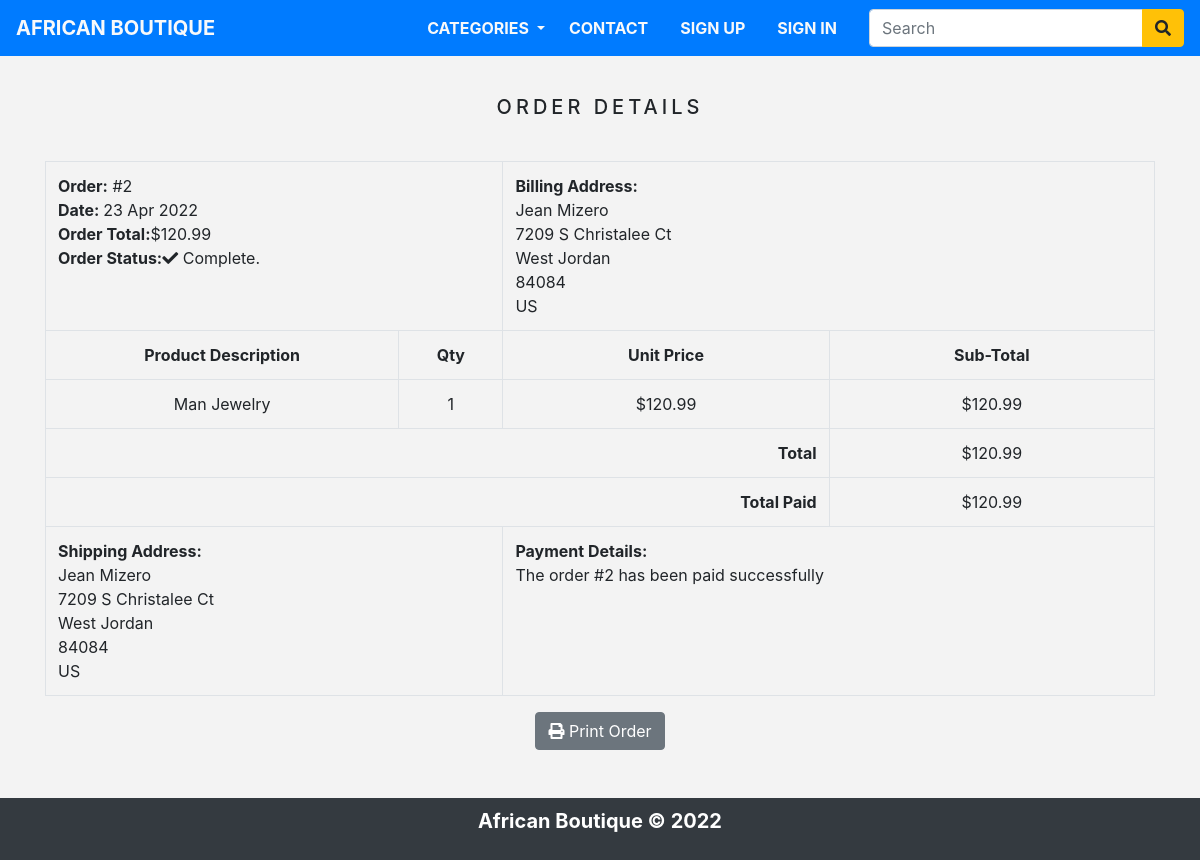
The app's page /order/2 (signed in) with its own data.
### store/models.py (models this page shows, shortened)
class Order(models.Model):
    token = models.CharField(max_length=250, blank=True)
    total = models.DecimalField(max_digits=10, decimal_places=2, verbose_name='USD Order Total')
    emailAddress = models.EmailField(max_length=250, blank=True, verbose_name='Email Address')
    created = models.DateTimeField(auto_now_add=True)
    billingName = models.CharField(max_length=250, blank=True)
    billingAddress1 = models.CharField(max_length=250, blank=True)
    billingCity = models.CharField(max_length=250, blank=True)
    billingPostcode = models.CharField(max_length=250, blank=True)
    billingCountry = models.CharField(max_length=250, blank=True)
    shippingName = models.CharField(max_length=250, blank=True)
    shippingAddress1 = models.CharField(max_length=250, blank=True)
    shippingCity = models.CharField(max_length=250, blank=True)
    shippingPostcode = models.CharField(max_length=250, blank=True)
    shippingCountry = models.CharField(max_length=250, blank=True)
    class Meta:
        db_table = 'Order'
        ordering = ['-created']

class OrderItem(models.Model):
    product = models.CharField(max_length=250)
    quantity = models.IntegerField()
    price = models.DecimalField(max_digits=10, decimal_places=2, verbose_name='USD Price')
    order = models.ForeignKey(Order, on_delete=models.CASCADE)
    class Meta:
        db_table = 'OrderItem'
    def sub_total(self):
        return self.quantity * self.price

### store/views.py (the view)
# urls.py: path('order/<int:order_id>', views.viewOrder, name='order_detail'),
@login_required(redirect_field_name='next', login_url='signin')
def viewOrder(request, order_id):
    if request.user.is_authenticated:
        email = str(request.user.email)
        order = Order.objects.get(id=order_id, emailAddress=email)
        order_items = OrderItem.objects.filter(order=order)
    return render(request, 'order_detail.html', {'order': order, 'order_items': order_items})

### store/context_processors.py (called while the page is built)
def counter(request):
    item_count = 0
    if 'admin' in request.path:
        return {}
    else:
        try:
            cart=Cart.objects.filter(cart_id=_cart_id(request))
            cart_items = CartItem.objects.all().filter(cart=cart[:1])
            for cart_item in cart_items:
                item_count += cart_item.quantity
        except Cart.DoesNotExist:
            item_count = 0
    return dict(item_count=item_count)

def menu_links(request):
    links = Category.objects.all()
    return dict(links=links)

### store/models.py (called while the page is built)
    def get_url(self):
        return reverse('products_by_category', args=[self.slug])

### store/views.py (called while the page is built)
def _cart_id(request):
    cart = request.session.session_key
    if not cart:
        cart = request.session.create()
    return cart

### store/templates/order_detail.html (shortened to what this page needs)
{% extends 'base.html' %}
{% load static %}
{% block content %}
    <div class="container">
        <div class="text-center">
            <br>
            <h1 class="text-center product_title">
                Order Details
            </h1>
            <br>
            <table class="table table-bordered">
                <tr>
                    <td class="text-left" colspan="2">
                        <b>Order:</b> #{{ order.id }} <br>
                        <b>Date: </b>{{ order.created|date:"d M Y" }} <br>
                        <b>Order Total:</b>${{ order.total }} <br>
                        <b>Order Status:</b><i class="fas fa-check"></i> Complete.
                    </td>
                    <td class="text-left" colspan="2">
                        <b>Billing Address: </b> <br>
                        {{ order.billingName }} <br>
                        {{ order.billingAddress1 }} <br>
                        {{ order.billingCity }} <br>
                        {{ order.billingPostcode }} <br>
                        {{ order.billingCountry }} <br>
                    </td>
                </tr>
                <tr>
                    <td><b>Product Description</b></td>
                    <td><b>Qty</b></td>
                    <td><b>Unit Price</b></td>
                    <td><b>Sub-Total</b></td>
                </tr>
                {% for item in order_items %}
                <tr>
                    <td>{{ item.product }}</td>
                    <td>{{ item.quantity }}</td>
                    <td>${{ item.price }}</td>
                    <td>${{ item.sub_total }}</td>
                </tr>
                {% endfor %}
                <tr>
                    <td class="text-right" colspan="3"><b>Total</b></td>
                    <td>${{ order.total }}</td>
                </tr>
                <tr>
                    <td class="text-right" colspan="3"><b>Total Paid</b></td>
                    <td>${{ order.total }}</td>
                </tr>
                <tr>
                    <td class="text-left" colspan="2">
                        <b>Shipping Address:</b> <br>
                        {{ order.shippingName }} <br>
                        {{ order.shippingAddress1 }} <br>
                        {{ order.shippingCity }} <br>
                        {{ order.shippingPostcode }} <br>
                        {{ order.shippingCountry }} <br>
                    </td>
                    <td class="text-left" colspan="2">
                        <b>Payment Details:</b> <br> The order #{{ order.id }} has been paid successfully
                    </td>
                </tr>
            </table>
            <button class="btn btn-secondary" onclick="window.print();">
                <i class="fas fa-print"></i>
                Print Order
            </button>
        </div>
    </div>
    <br><br>
{% endblock %}

### store/static/css/base.css (style rules this page uses)
body { background: #f3f3f3; }
.product_title { font-size: 20px; text-transform: uppercase; letter-spacing: 0.2em; padding-top: 15px; padding-bottom: 10px; }

### records on screen
Order: id "2", created "23 Apr 2022", total "120.99", billingName "Jean Mizero", billingAddress1 "7209 S Christalee Ct", billingCity "West Jordan", billingPostcode "84084", billingCountry "US", shippingName "Jean Mizero", shippingAddress1 "7209 S Christalee Ct", shippingCity "West Jordan", shippingPostcode "84084", shippingCountry "US"
OrderItem: product "Man Jewelry", quantity "1", price "120.99", sub_total "120.99"
